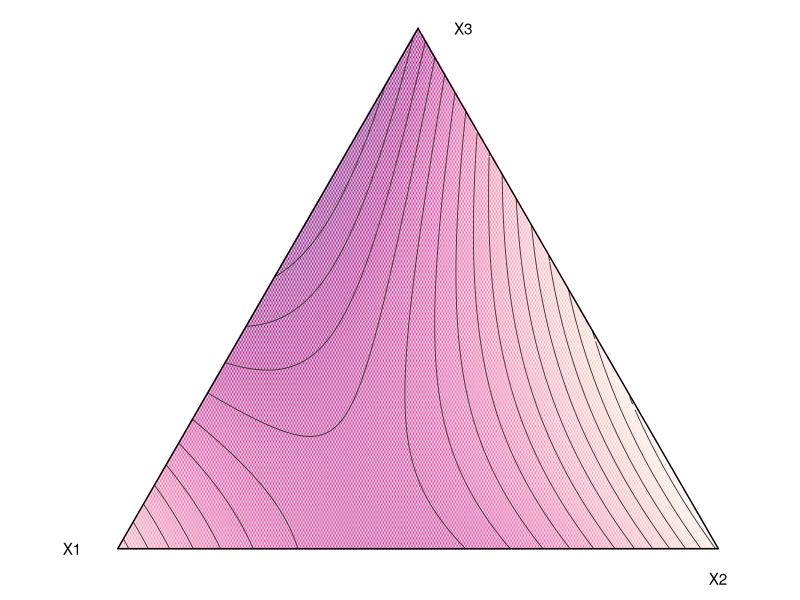

Write R code to recreate this figure.
## ---- chunk 1
#| label: pri-542-model
#| code-fold: true
#| message: false
library(tidyverse)

bary_to_xy <- function(x1, x2, x3) {
  tibble(x = x2 + x3 / 2, y = x3 * sqrt(3) / 2)
}

tri_vertices <- bary_to_xy(c(1, 0, 0), c(0, 1, 0), c(0, 0, 1))

yarn <- tribble(
  ~x1, ~x2, ~x3, ~y,
  0.0, 0.0, 1.0, 16.8,
  0.0, 0.0, 1.0, 16.0,
  0.0, 0.5, 0.5, 10.0,
  0.0, 0.5, 0.5, 9.7,
  0.0, 0.5, 0.5, 11.8,
  0.0, 1.0, 0.0, 8.8,
  0.0, 1.0, 0.0, 10.0,
  0.5, 0.0, 0.5, 17.7,
  0.5, 0.0, 0.5, 16.4,
  0.5, 0.0, 0.5, 16.6,
  0.5, 0.5, 0.0, 15.0,
  0.5, 0.5, 0.0, 14.8,
  0.5, 0.5, 0.0, 16.1,
  1.0, 0.0, 0.0, 11.0,
  1.0, 0.0, 0.0, 12.4
)

fit_yarn <- lm(y ~ -1 + x1 + x2 + x3 + x1 * x2 + x1 * x3 + x2 * x3, data = yarn)
summary(fit_yarn)
## ---- chunk 2
#| code-fold: true
q <- anova(fit_yarn)
mss <- sum(q[1:6, "Sum Sq"])
ss_mean <- length(yarn$y) * mean(yarn$y)^2
ss_corrected_total <- sum((yarn$y - mean(yarn$y))^2)

list(
  jmp_model_df = 6 - 1,
  jmp_r_squared = (mss - ss_mean) / ss_corrected_total
)
## ---- chunk 3
#| label: fig-pri-542-contour
#| fig-cap: "Contour Plot of Predicted Elongation Values from {3,2} Simplex-Lattice Design"
#| code-fold: true
#| message: false
n_grid <- 200
x2_seq <- seq(0, 1, length.out = n_grid)
x3_seq <- seq(0, 1, length.out = n_grid)
grid_xy <- expand.grid(x2 = x2_seq, x3 = x3_seq)
grid_xy$x1 <- 1 - grid_xy$x2 - grid_xy$x3
grid_xy$yhat <- predict(fit_yarn, newdata = grid_xy)
grid_xy$yhat[grid_xy$x1 < 0] <- NA
z_mat <- matrix(grid_xy$yhat, nrow = n_grid, ncol = n_grid)

contour_lines <- grDevices::contourLines(x2_seq, x3_seq, z_mat, nlevels = 12) |>
  map_dfr(function(cl) {
    tibble(x1 = 1 - cl$x - cl$y, x2 = cl$x, x3 = cl$y, level = cl$level, piece = 1) |>
      mutate(bary_to_xy(x1, x2, x3))
  }, .id = "line_id")

fill_grid <- grid_xy |>
  filter(x1 >= 0) |>
  mutate(bary_to_xy(x1, x2, x3))

ggplot() +
  geom_raster(data = fill_grid, aes(x, y, fill = yhat), interpolate = TRUE) +
  geom_path(data = contour_lines, aes(x, y, group = line_id), color = "grey20", linewidth = 0.3) +
  geom_polygon(data = tri_vertices, aes(x, y), fill = NA, color = "black") +
  scale_fill_distiller(palette = "RdPu", direction = 1) +
  annotate("text", x = tri_vertices$x[1] - 0.06, y = tri_vertices$y[1], label = "X1", hjust = 1) +
  annotate("text", x = tri_vertices$x[2], y = tri_vertices$y[2] - 0.04, label = "X2", vjust = 1) +
  annotate("text", x = tri_vertices$x[3] + 0.06, y = tri_vertices$y[3], label = "X3", hjust = 0) +
  coord_equal() +
  theme_void() +
  theme(legend.position = "none")
